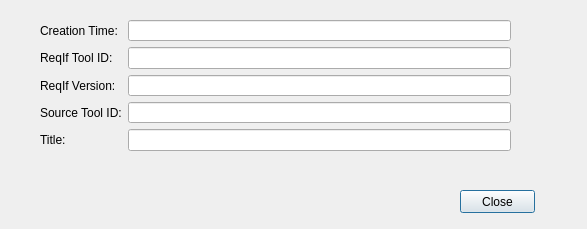
<?xml version="1.0" encoding="UTF-8"?>
<ui version="4.0">
 <class>InfoDialog</class>
 <widget class="QDialog" name="InfoDialog">
  <property name="geometry">
   <rect>
    <x>0</x>
    <y>0</y>
    <width>587</width>
    <height>229</height>
   </rect>
  </property>
  <property name="windowTitle">
   <string>Dialog</string>
  </property>
  <widget class="QWidget" name="formLayoutWidget">
   <property name="geometry">
    <rect>
     <x>40</x>
     <y>20</y>
     <width>471</width>
     <height>131</height>
    </rect>
   </property>
   <layout class="QFormLayout" name="formLayout">
    <item row="0" column="1">
     <widget class="QLineEdit" name="lECreaTime">
      <property name="readOnly">
       <bool>true</bool>
      </property>
     </widget>
    </item>
    <item row="0" column="0">
     <widget class="QLabel" name="label">
      <property name="text">
       <string>Creation Time:</string>
      </property>
     </widget>
    </item>
    <item row="1" column="0">
     <widget class="QLabel" name="label_2">
      <property name="text">
       <string>ReqIf Tool ID:</string>
      </property>
     </widget>
    </item>
    <item row="2" column="0">
     <widget class="QLabel" name="label_3">
      <property name="text">
       <string>ReqIf Version:</string>
      </property>
     </widget>
    </item>
    <item row="3" column="0">
     <widget class="QLabel" name="label_4">
      <property name="text">
       <string>Source Tool ID:</string>
      </property>
     </widget>
    </item>
    <item row="4" column="0">
     <widget class="QLabel" name="label_5">
      <property name="text">
       <string>Title:</string>
      </property>
     </widget>
    </item>
    <item row="1" column="1">
     <widget class="QLineEdit" name="lERToolID">
      <property name="readOnly">
       <bool>true</bool>
      </property>
     </widget>
    </item>
    <item row="2" column="1">
     <widget class="QLineEdit" name="lEVersion">
      <property name="readOnly">
       <bool>true</bool>
      </property>
     </widget>
    </item>
    <item row="3" column="1">
     <widget class="QLineEdit" name="lESToolID">
      <property name="readOnly">
       <bool>true</bool>
      </property>
     </widget>
    </item>
    <item row="4" column="1">
     <widget class="QLineEdit" name="lETitle">
      <property name="readOnly">
       <bool>true</bool>
      </property>
     </widget>
    </item>
   </layout>
  </widget>
  <widget class="QPushButton" name="closeButton">
   <property name="geometry">
    <rect>
     <x>460</x>
     <y>190</y>
     <width>75</width>
     <height>23</height>
    </rect>
   </property>
   <property name="text">
    <string>Close</string>
   </property>
  </widget>
 </widget>
 <resources/>
 <connections/>
</ui>
